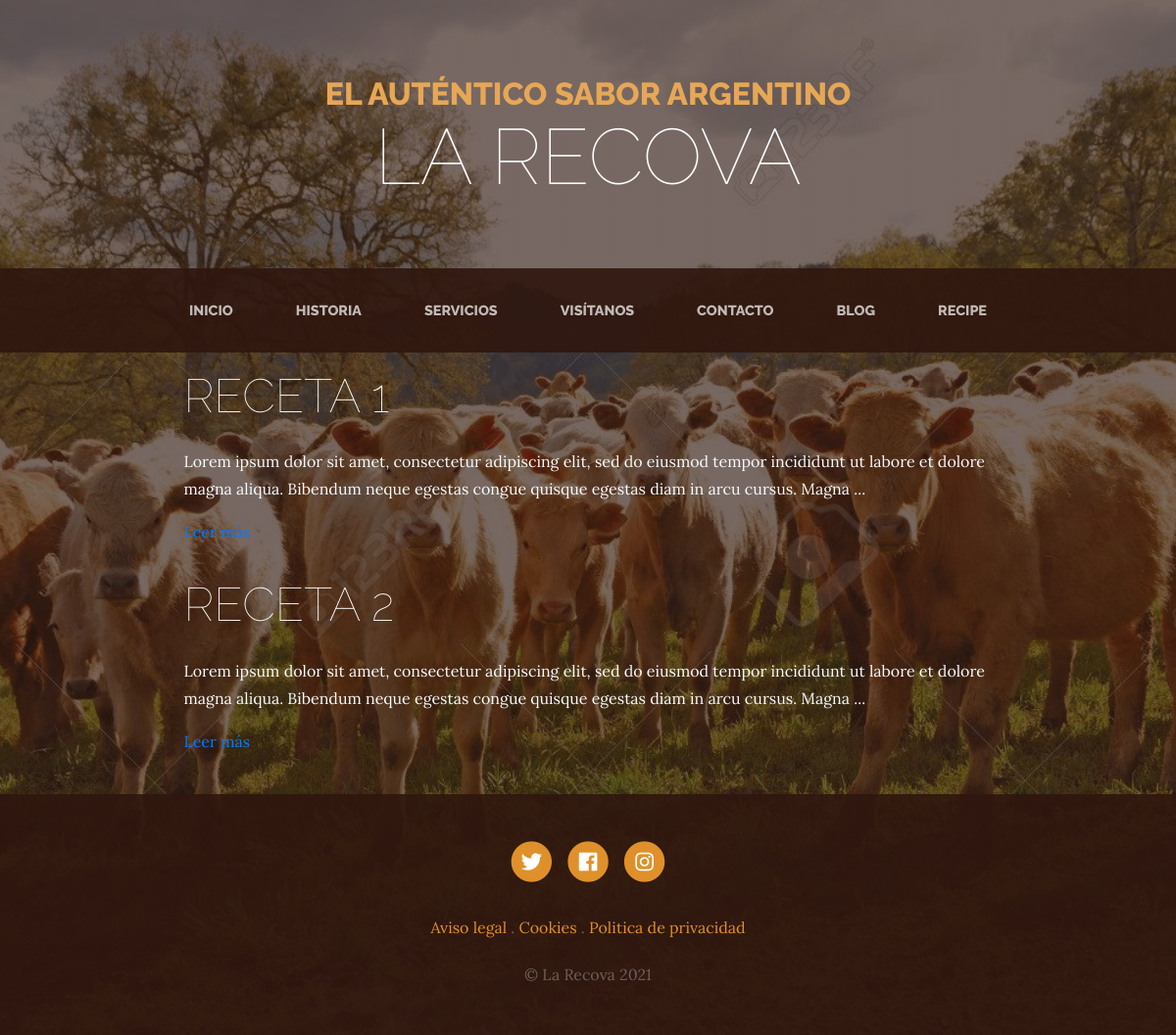
Screenshot of /recipe/ with the database file from the repository.
### recipe/models.py (models this page shows, shortened)
class Recipe(models.Model):
    title = models.CharField(verbose_name="Título", max_length=200)
    content = RichTextField(verbose_name="Contenido")
    order = models.SmallIntegerField(verbose_name="Orden", default=0)
    created = models.DateTimeField(
        auto_now_add=True, verbose_name="Fecha de creación")
    updated = models.DateTimeField(
        auto_now=True, verbose_name="Fecha de edición")
    class Meta:
        verbose_name = "receta"
        verbose_name_plural = "recetas"
        ordering = ['order', 'title']

### pages/models.py (models this page shows, shortened)
class Page(models.Model):
    title = models.CharField(max_length=200, verbose_name="Titulo")
    content = RichTextField(verbose_name = "Contenido")
    created = models.DateTimeField( auto_now_add=True,  verbose_name = "Fecha de Creacion")
    updated =  models.DateTimeField( auto_now =True,  verbose_name = "Fecha de Actualización")
    class Meta:
            verbose_name = "Pagina"
            verbose_name_plural = "Paginas"
            ordering  = ['title']

### recipe/views.py (the view)
# urls.py: path('', RecipesListView.as_view(), name='recipes'),
class RecipesListView(ListView):
   model = Recipe

### pages/templatetags/pages_extra.py (called while the page is built)
@register.simple_tag
def get_page_list():
    pages = Page.objects.all()
    return pages

### recipe/templates/recipe/recipe_list.html
{% extends 'core/base.html' %} {% block title %}Recetas{% endblock %} {% block content %} {% load static %}
<div class="container mb-4">
	{% for recipe in recipe_list %}
	<div class="row mt-3">
		<div class="col-md-9 mx-auto text-light">
			<h2 class="section-heading mb-4">
				<span class="section-heading-lower">{{recipe.title}}</span>
			</h2>
			<div>
				<p>{{recipe.content|striptags|safe|truncatechars:"200"}}</p>
				<p><a href="{% url 'recipe' recipe.id recipe.title|slugify %}">Leer más</a></p>
			</div>
		</div>
	</div>
	{% endfor %}
</div>
{% endblock %}

### core/templates/core/base.html (shortened to what this page needs)
<!DOCTYPE html>
<html lang="es">
	<head>
		{%load static %}
		<link
			rel="stylesheet"
			href="https://stackpath.bootstrapcdn.com/bootstrap/4.1.1/css/bootstrap.min.css"
		/>
		<link
			rel="stylesheet"
			href="https://use.fontawesome.com/releases/v5.0.13/css/all.css"
		/>
		<link href="{% static 'core/css/business-casual.css' %}" rel="stylesheet" />
	</head>
	<body>
		<h1 class="site-heading text-center text-white d-none d-lg-block">
			<span class="site-heading-upper text-primary mb-3">El auténtico sabor argentino</span>
			<span class="site-heading-lower">La Recova</span>
		</h1>
		<nav class="navbar navbar-expand-lg navbar-dark py-lg-4" id="mainNav">
			<div class="container">
				<div class="collapse navbar-collapse" id="navbarResponsive">
					<ul class="navbar-nav mx-auto">
						<li class="nav-item px-lg-4 {% if request.path == '/' %} active {% endif %}">
							<a class="nav-link text-uppercase text-expanded" href="{% url 'home' %}">Inicio</a>
						</li>
						<li class="nav-item px-lg-4 {% if request.path == '/history/' %} active {% endif %}">
							<a class="nav-link text-uppercase text-expanded" href="{% url 'history' %}">Historia</a>
						</li>
						<li class="nav-item px-lg-4 {% if request.path == '/services/' %} active {% endif %}">
							<a class="nav-link text-uppercase text-expanded" href="{% url 'services' %}">Servicios</a>
						</li>
						<li class="nav-item px-lg-4 {% if request.path == '/store/' %} active {% endif %}">
							<a class="nav-link text-uppercase text-expanded" href="{% url 'store' %}">Visítanos</a>
						</li>
						<li class="nav-item px-lg-4 {% if request.path == '/contact/' %} active {% endif %}">
							<a class="nav-link text-uppercase text-expanded" href="{% url 'contact' %}">Contacto</a>
						</li>
						<li class="nav-item px-lg-4 {% if request.path|slice:'6' == '/blog/' %} active {% endif %}">
							<a class="nav-link text-uppercase text-expanded" href="{% url 'blog' %}">Blog</a>
						</li>
						<li class="nav-item px-lg-4 {% if request.path|slice:'6' == '/recipe/' %} active {% endif %}">
							<a class="nav-link text-uppercase text-expanded" href="{% url 'recipes' %}">Recipe</a>
						</li>
					</ul>
				</div>
			</div>
		</nav>
		{% block content %}{% endblock %}
		<footer class="footer text-faded text-center py-5">
			<div class="container">
				<p class="m-0">
					<a href="#" class="link">
						<span class="fa-stack fa-lg">
							<i class="fa fa-circle fa-stack-2x"></i>
							<i class="fab fa-twitter fa-stack-1x fa-inverse"></i>
						</span>
					</a>
					<a href="#" class="link">
						<span class="fa-stack fa-lg">
							<i class="fa fa-circle fa-stack-2x"></i>
							<i class="fab fa-facebook fa-stack-1x fa-inverse"></i>
						</span>
					</a>
					<a href="#" class="link">
						<span class="fa-stack fa-lg">
							<i class="fa fa-circle fa-stack-2x"></i>
							<i class="fab fa-instagram fa-stack-1x fa-inverse"></i>
						</span>
					</a>
				</p>
				<p class="m-0 mbt">
					{% load pages_extra %} {% get_page_list as page_list %} {% for page in page_list %}
					<a href="{% url 'page' page.id page.title|slugify %}" class="link">{{ page.title }}</a>
					{% if not forloop.last %} . {% endif %} {% endfor %}
				</p>
				<p class="m-0 mbt1">&copy; La Recova 2021</p>
			</div>
		</footer>
	</body>
</html>

### core/static/core/css/business-casual.css (style rules this page uses)
body { font-family: "Lora"; background: linear-gradient(rgba(47, 23, 15, 0.65), rgba(47, 23, 15, 0.65)), url("../img/bg.jpeg"); background-attachment: fixed; background-position: center; background-size: cover; }
h1, h2, h3, h4, h5, h6 { font-family: "Raleway"; }
p { line-height: 1.75; }
.text-faded { color: rgba(255, 255, 255, 0.3); }
.site-heading { margin-top: 5rem; margin-bottom: 5rem; text-transform: uppercase; line-height: 1; font-family: "Raleway"; }
.site-heading .site-heading-upper { display: block; font-size: 2rem; font-weight: 800; }
.site-heading .site-heading-lower { font-size: 5rem; font-weight: 100; line-height: 4rem; }
.section-heading { text-transform: uppercase; }
.section-heading .section-heading-lower { display: block; font-size: 3rem; font-weight: 100; }
#mainNav { background-color: rgba(47, 23, 15, 0.9); font-family: "Raleway"; }
#mainNav .navbar-nav .nav-item .nav-link { color: rgba(255, 255, 255, 0.7); font-weight: 800; }
@media (min-width: 992px) { #mainNav .navbar-nav .nav-item .nav-link { font-size: 0.9rem; } }
.footer { background-color: rgba(47, 23, 15, 0.9); }
.text-primary { color: #e6a756 !important; }
.mbt { padding-top: 2rem; }
.mbt1 { padding-top: 1.25rem; }
a.link { color: #df902a; }

### rows the page displays
Recipe: title "RECETA 1", content "Lorem ipsum dolor sit amet, consectetur adipiscing elit, sed do eiusmod tempor incididunt ut labore et dolore magna aliqua. Bibendum neque egestas congue quisque egestas diam in arcu cursus. Magna ..."
Recipe: title "RECETA 2", content "Lorem ipsum dolor sit amet, consectetur adipiscing elit, sed do eiusmod tempor incididunt ut labore et dolore magna aliqua. Bibendum neque egestas congue quisque egestas diam in arcu cursus. Magna ..."
Page: title "Aviso legal"
Page: title "Cookies"
Page: title "Politica de privacidad"
